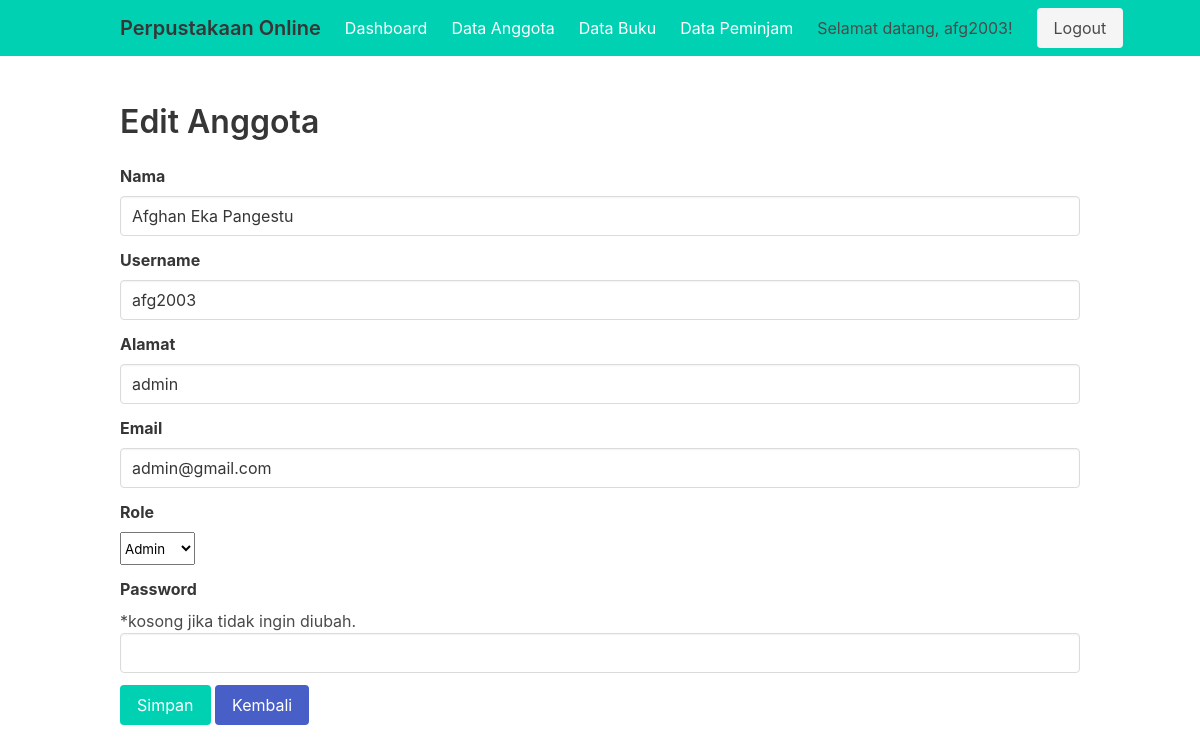
/edit_anggota.php?id=8 (signed in), run on the app's committed database.
### tables this page shows
CREATE TABLE `anggota` (
  `id` int NOT NULL,
  `username` varchar(100) NOT NULL,
  `password` varchar(255) NOT NULL,
  `nama` varchar(100) NOT NULL,
  `alamat` varchar(255) NOT NULL,
  `email` varchar(100) NOT NULL,
  `role` enum('admin','member') NOT NULL DEFAULT 'member'
);

### edit_anggota.php (the view, shortened to what this page needs)
<?php
include 'koneksi.php';
if (isset($_GET['id'])) {
  $id = $_GET['id'];
  $query = "SELECT * FROM anggota WHERE id = '$id'";
  $result = mysqli_query($conn, $query);
  if (mysqli_num_rows($result) > 0) {
    $row = mysqli_fetch_assoc($result);
    $nama = $row['nama'];
    $username = $row['username'];
    $alamat = $row['alamat'];
    $email = $row['email'];
    $role = $row['role'];
  } else {
    header("Location: data_anggota.php");
    exit();
  }
} else {
  header("Location: data_anggota.php");
  exit();
}
?>
<?php include 'header.php'; ?>
<section class="section">
  <div class="container">
    <h1 class="title">Edit Anggota</h1>
    <form action="<?php echo $_SERVER['PHP_SELF'] . '?id=' . $id; ?>" method="POST">
      <div class="field">
        <label class="label">Nama</label>
        <div class="control">
          <input class="input" type="text" name="nama" value="<?php echo $nama; ?>" required>
        </div>
      </div>
      <div class="field">
        <label class="label">Username</label>
        <div class="control">
          <input class="input" type="text" name="username" value="<?php echo $username; ?>" required>
        </div>
      </div>
      <div class="field">
        <label class="label">Alamat</label>
        <div class="control">
          <input class="input" type="text" name="alamat" value="<?php echo $alamat; ?>" required>
        </div>
      </div>
      <div class="field">
        <label class="label">Email</label>
        <div class="control">
          <input class="input" type="email" name="email" value="<?php echo $email; ?>" required>
        </div>
      </div>
      <div class="field">
        <label class="label">Role</label>
        <div class="control">
          <select class="select" name="role" required>
            <option value="admin" <?php if ($role == 'admin') echo 'selected'; ?>>Admin</option>
          </select>
        </div>
      </div>
      <div class="field">
        <label class="label">Password</label>
        <p>*kosong jika tidak ingin diubah.</p>
        <div class="control">
          <input class="input" type="password" name="password">
        </div>
      </div>
      <div class="field">
        <div class="control">
          <button class="button is-primary" type="submit">Simpan</button>
          <a class="button is-link" href="data_anggota.php">Kembali</a>
        </div>
      </div>
    </form>
  </div>
</section>

### data on the page
anggota: nama "Afghan Eka Pangestu", username "afg2003", alamat "admin", email "admin@gmail.com", role "Admin"

### other printed values
$_SESSION['username'] "afg2003"
